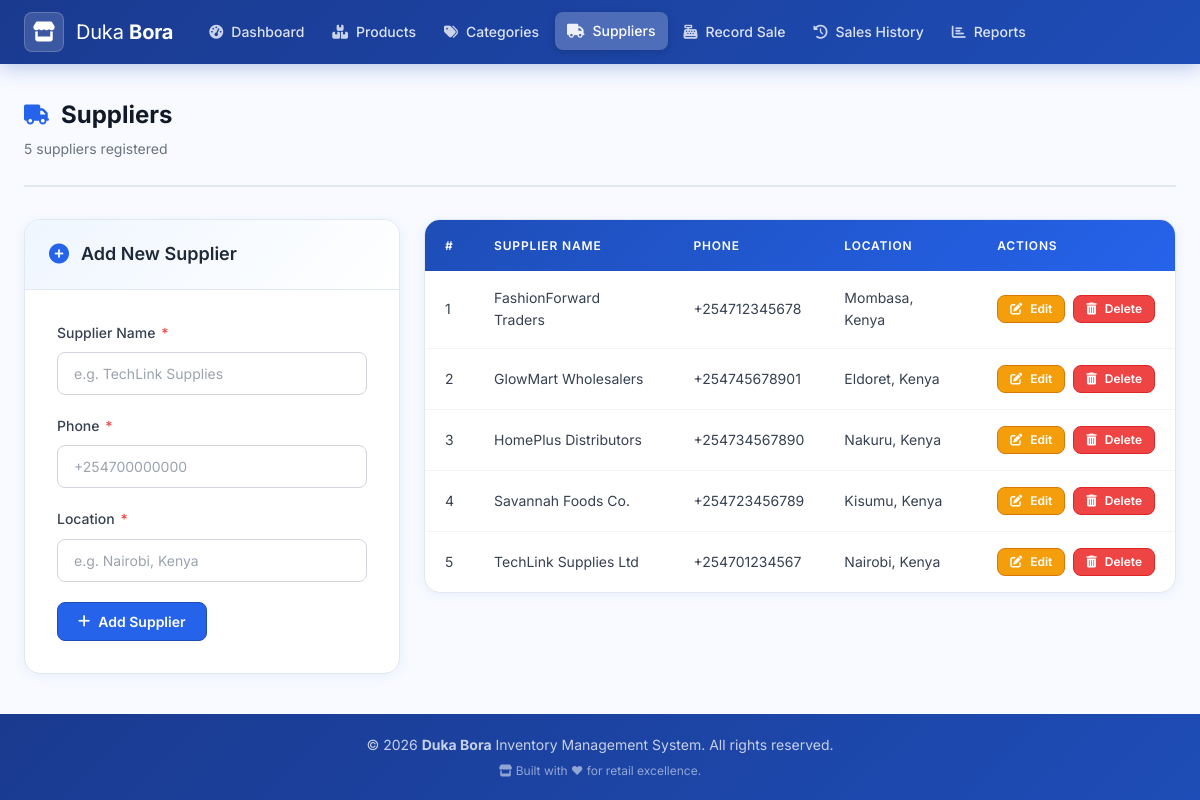
/suppliers.php, run on the app's committed database.
### tables this page shows
CREATE TABLE IF NOT EXISTS `suppliers` (
    `supplier_id`   INT          NOT NULL AUTO_INCREMENT,
    `supplier_name` VARCHAR(150) NOT NULL,
    `phone`         VARCHAR(20)  NOT NULL,
    `location`      VARCHAR(200) NOT NULL,
    PRIMARY KEY (`supplier_id`),
    UNIQUE KEY `uq_supplier_phone` (`phone`)
);

### includes/functions.php (called while the page is built, shortened)
<?php
function e(mixed $value): string
{
    return htmlspecialchars((string) $value, ENT_QUOTES | ENT_SUBSTITUTE, 'UTF-8');
}
function getAllSuppliers(): array
{
    $conn   = getConnection();
    $result = $conn->query("SELECT * FROM suppliers ORDER BY supplier_name ASC");
    return $result->fetch_all(MYSQLI_ASSOC);
}

### suppliers.php (the view, shortened to what this page needs)
<?php
require_once __DIR__ . '/includes/functions.php';
$errors    = [];
$suppliers = getAllSuppliers();
require_once __DIR__ . '/includes/header.php';
require_once __DIR__ . '/includes/nav.php';
?>
<div class="page-header">
    <div>
        <h1 class="page-title">
            <i class="fas fa-truck"></i> Suppliers
        </h1>
        <p class="page-subtitle">
            <?= count($suppliers) ?> supplier<?= count($suppliers) !== 1 ? 's' : '' ?> registered
        </p>
    </div>
</div>
<div style="display:grid; grid-template-columns:1fr 2fr; gap:var(--space-6); align-items:start;">
    <div class="form-section">
        <div class="form-section-header">
            <i class="fas fa-plus-circle"></i>
            <h2>Add New Supplier</h2>
        </div>
        <div class="form-body">
            <form method="POST" action="suppliers.php" data-validate novalidate id="addSupplierForm">
                <div class="form-group" style="margin-bottom:var(--space-5);">
                    <label class="form-label" for="supplier_name">
                        Supplier Name <span class="required">*</span>
                    </label>
                    <input type="text" id="supplier_name" name="supplier_name"
                           class="form-control <?= isset($errors['name']) ? 'is-invalid' : '' ?>"
                           placeholder="e.g. TechLink Supplies"
                           maxlength="150" required autocomplete="off">
                </div>
                <div class="form-group" style="margin-bottom:var(--space-5);">
                    <label class="form-label" for="phone">
                        Phone <span class="required">*</span>
                    </label>
                    <input type="tel" id="phone" name="phone"
                           class="form-control <?= isset($errors['phone']) ? 'is-invalid' : '' ?>"
                           placeholder="+254700000000"
                           maxlength="20" required>
                </div>
                <div class="form-group" style="margin-bottom:var(--space-5);">
                    <label class="form-label" for="location">
                        Location <span class="required">*</span>
                    </label>
                    <input type="text" id="location" name="location"
                           class="form-control <?= isset($errors['location']) ? 'is-invalid' : '' ?>"
                           placeholder="e.g. Nairobi, Kenya"
                           maxlength="200" required>
                </div>
                <button type="submit" class="btn btn-primary" id="btnAddSupplier">
                    <i class="fas fa-plus"></i> Add Supplier
                </button>
            </form>
        </div>
    </div>
    <div class="table-wrapper">
        <table class="data-table" id="mainTable" aria-label="Suppliers list">
            <thead>
                <tr>
                    <th>#</th>
                    <th>Supplier Name</th>
                    <th>Phone</th>
                    <th>Location</th>
                    <th>Actions</th>
                </tr>
            </thead>
            <tbody>
                <?php if (empty($suppliers)): ?>
                    <tr>
                        <td colspan="5" class="table-empty">
                            <i class="fas fa-truck"></i>
                            No suppliers yet.
                        </td>
                    </tr>
                <?php else: ?>
                    <?php foreach ($suppliers as $i => $sup): ?>
                        <tr>
                            <td class="text-muted text-small"><?= $i + 1 ?></td>
                            <td class="fw-medium"><?= e($sup['supplier_name']) ?></td>
                            <td><?= e($sup['phone']) ?></td>
                            <td><?= e($sup['location']) ?></td>
                            <td>
                                <div class="action-group">
                                    <button
                                        class="btn btn-sm btn-warning"
                                        id="btnEditSup-<?= (int)$sup['supplier_id'] ?>"
                                        onclick="openEditSupplier(
                                            <?= (int)$sup['supplier_id'] ?>,
                                            '<?= addslashes(e($sup['supplier_name'])) ?>',
                                            '<?= addslashes(e($sup['phone'])) ?>',
                                            '<?= addslashes(e($sup['location'])) ?>'
                                        )">
                                        <i class="fas fa-edit"></i> Edit
                                    </button>
                                    <form method="POST" action="suppliers.php" style="display:inline;">
                                        <button
                                            type="submit"
                                            class="btn btn-sm btn-danger"
                                            id="btnDeleteSup-<?= (int)$sup['supplier_id'] ?>"
                                            data-confirm="Delete supplier &quot;<?= e($sup['supplier_name']) ?>&quot;?">
                                            <i class="fas fa-trash-alt"></i> Delete
                                        </button>
                                    </form>
                                </div>
                            </td>
                        </tr>
                    <?php endforeach; ?>
                <?php endif; ?>
            </tbody>
        </table>
    </div>
</div>
<?php require_once __DIR__ . '/includes/footer.php'; ?>

### data on the page
suppliers: supplier_name "FashionForward Traders", phone "+254712345678", location "Mombasa, Kenya"
suppliers: supplier_name "GlowMart Wholesalers", phone "+254745678901", location "Eldoret, Kenya"
suppliers: supplier_name "HomePlus Distributors", phone "+254734567890", location "Nakuru, Kenya"
suppliers: supplier_name "Savannah Foods Co.", phone "+254723456789", location "Kisumu, Kenya"
suppliers: supplier_name "TechLink Supplies Ltd", phone "+254701234567", location "Nairobi, Kenya"

### other printed values
count($suppliers) "5"
